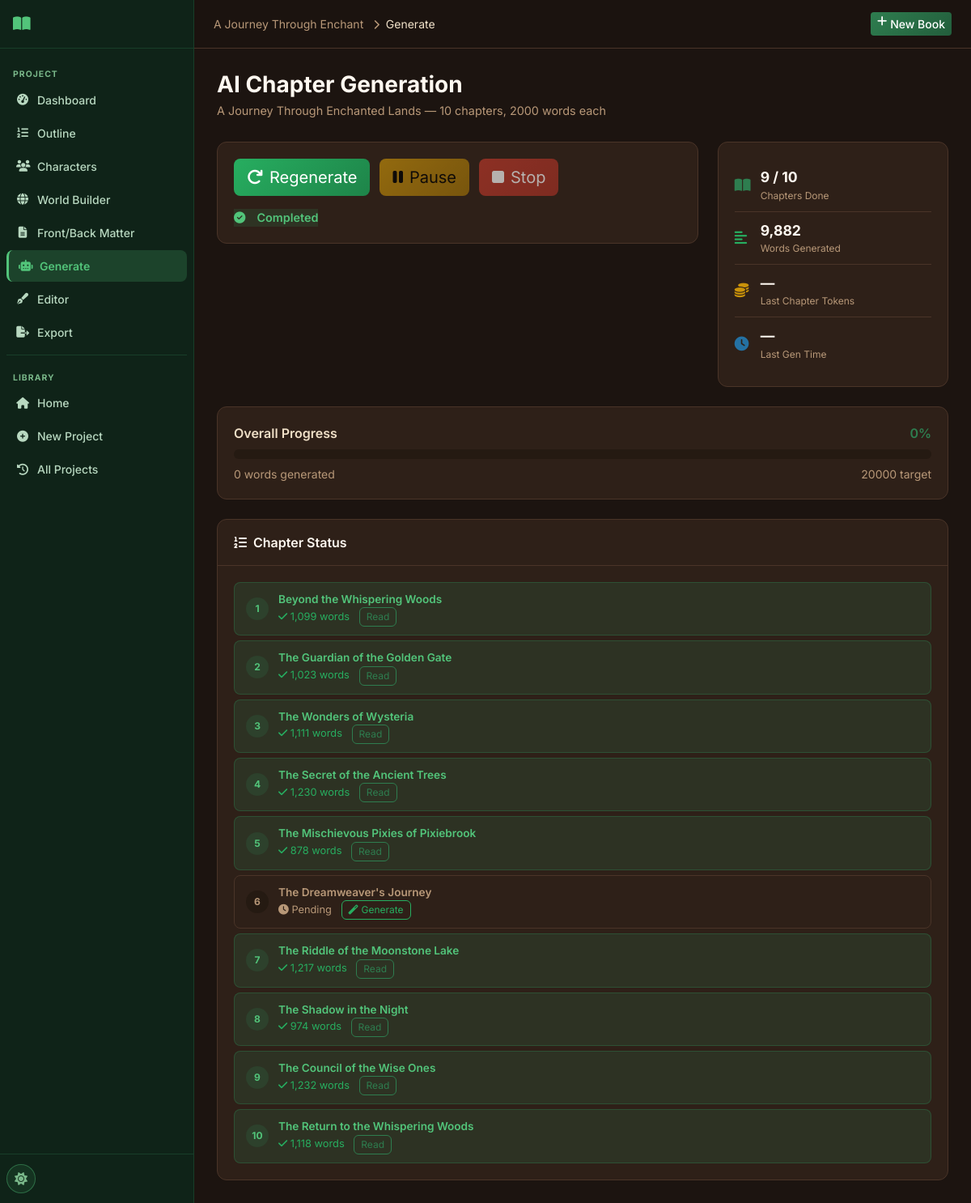
/project/10/generate, run on the app's committed database.
### tables this page shows
CREATE TABLE projects (
    id INTEGER PRIMARY KEY AUTOINCREMENT,
    title TEXT NOT NULL,
    subtitle TEXT DEFAULT '',
    genre TEXT DEFAULT 'Fantasy',
    audience TEXT DEFAULT 'Adult',
    description TEXT DEFAULT '',
    language TEXT DEFAULT 'English',
    story_type TEXT DEFAULT 'Novel',
    writing_style TEXT DEFAULT 'Descriptive',
    point_of_view TEXT DEFAULT 'Third Person Limited',
    tense TEXT DEFAULT 'Past',
    tone TEXT DEFAULT 'Adventurous',
    num_chapters INTEGER DEFAULT 10,
    words_per_chapter INTEGER DEFAULT 2000,
    creativity_level TEXT DEFAULT 'balanced',
    temperature REAL DEFAULT 0.7,
    top_p REAL DEFAULT 0.9,
    max_tokens INTEGER DEFAULT 4096,
    status TEXT DEFAULT 'draft',
    current_chapter INTEGER DEFAULT 0,
    total_words INTEGER DEFAULT 0,
    cover_prompt TEXT DEFAULT '',
    include_images INTEGER DEFAULT 0,
    images_per_chapter INTEGER DEFAULT 1,
    image_style TEXT DEFAULT 'Realistic',
    created_at TIMESTAMP DEFAULT CURRENT_TIMESTAMP,
    updated_at TIMESTAMP DEFAULT CURRENT_TIMESTAMP
);

CREATE TABLE outline (
    id INTEGER PRIMARY KEY AUTOINCREMENT,
    project_id INTEGER NOT NULL,
    chapter_number INTEGER NOT NULL,
    chapter_title TEXT DEFAULT '',
    summary TEXT DEFAULT '',
    target_word_count INTEGER DEFAULT 2000,
    order_index INTEGER DEFAULT 0,
    FOREIGN KEY (project_id) REFERENCES projects(id) ON DELETE CASCADE
);

CREATE TABLE chapters (
    id INTEGER PRIMARY KEY AUTOINCREMENT,
    project_id INTEGER NOT NULL,
    chapter_number INTEGER NOT NULL,
    chapter_title TEXT DEFAULT '',
    content TEXT DEFAULT '',
    word_count INTEGER DEFAULT 0,
    summary TEXT DEFAULT '',
    status TEXT DEFAULT 'pending',
    important_events TEXT DEFAULT '',
    characters_introduced TEXT DEFAULT '',
    character_changes TEXT DEFAULT '',
    locations TEXT DEFAULT '',
    timeline_updates TEXT DEFAULT '',
    unresolved_plot_points TEXT DEFAULT '',
    created_at TIMESTAMP DEFAULT CURRENT_TIMESTAMP,
    updated_at TIMESTAMP DEFAULT CURRENT_TIMESTAMP,
    FOREIGN KEY (project_id) REFERENCES projects(id) ON DELETE CASCADE
);

### routes/chapters.py (the view)
@bp.route('/project/<int:project_id>/generate')
def generation_page(project_id):
    db = get_db()
    project = db.execute('SELECT * FROM projects WHERE id=?', (project_id,)).fetchone()
    if not project:
        return redirect(url_for('main.history'))
    outline = db.execute(
        'SELECT * FROM outline WHERE project_id=? ORDER BY order_index', (project_id,)
    ).fetchall()
    chapters = db.execute(
        'SELECT * FROM chapters WHERE project_id=? ORDER BY chapter_number', (project_id,)
    ).fetchall()
    groq_configured = bool(get_setting(db, 'groq_api_key'))
    return render_template('generation.html', project=project, outline=outline,
                           chapters=chapters, groq_configured=groq_configured)

### database/__init__.py (called while the page is built)
def get_db():
    if 'db' not in g:
        db_path = current_app.config['DATABASE']
        os.makedirs(os.path.dirname(db_path), exist_ok=True)
        g.db = sqlite3.connect(db_path)
        g.db.row_factory = sqlite3.Row
        g.db.execute('PRAGMA foreign_keys = ON')
        g.db.execute('PRAGMA journal_mode = WAL')
    return g.db

### utils/helpers.py (called while the page is built)
def get_setting(db, key, default=''):
    row = db.execute('SELECT value FROM settings WHERE key = ?', (key,)).fetchone()
    return row['value'] if row else default

### templates/generation.html (shortened to what this page needs)
{% extends "base.html" %}
{% block breadcrumb %}
<a href="{{ url_for('projects.project_detail', project_id=project.id) }}" class="text-muted text-decoration-none">{{ project.title[:25] }}</a>
<i class="fas fa-chevron-right mx-2 text-muted small"></i>Generate
{% endblock %}
{% block content %}
<div class="page-header">
  <div>
    <h1 class="page-title">AI Chapter Generation</h1>
    <p class="page-subtitle">{{ project.title }} — {{ project.num_chapters }} chapters, {{ project.words_per_chapter }} words each</p>
  </div>
</div>
<div class="row g-4 mb-4">
  <div class="col-lg-8">
    <div class="card generation-control-card">
      <div class="card-body">
        <div class="gen-controls">
          <button id="btnStart" class="btn btn-success btn-lg"
                  {% if not groq_configured or not outline or project.status in ['generating'] %}disabled{% endif %}>
          </button>
          <button id="btnPause" class="btn btn-warning btn-lg"
                  onclick="pauseGeneration()"
                  {% if project.status not in ['generating'] %}disabled{% endif %}>
            <i class="fas fa-pause me-2"></i>Pause
          </button>
          <button id="btnStop" class="btn btn-danger btn-lg"
                  onclick="stopGeneration()"
                  {% if project.status not in ['generating','pausing'] %}disabled{% endif %}>
            <i class="fas fa-stop me-2"></i>Stop
          </button>
        </div>
        <div id="genStatus" class="gen-status-bar mt-3">
          <span id="statusText" class="status-label status-{{ project.status }}">
            {% if project.status == 'generating' %}<i class="fas fa-spinner fa-spin me-2"></i>Generating…
            {% elif project.status == 'paused' %}<i class="fas fa-pause-circle me-2"></i>Paused
            {% elif project.status == 'completed' %}<i class="fas fa-check-circle me-2"></i>Completed
            {% else %}<i class="fas fa-circle me-2"></i>Ready{% endif %}
          </span>
        </div>
      </div>
    </div>
  </div>
  <div class="col-lg-4">
    <div class="card stat-panel">
      <div class="card-body">
        <div class="live-stat">
          <i class="fas fa-book-open text-primary"></i>
          <div>
            <div class="live-stat-value" id="statChapters">
              {{ chapters | selectattr('status', 'equalto', 'generated') | list | length }} / {{ project.num_chapters }}
            </div>
            <div class="live-stat-label">Chapters Done</div>
          </div>
        </div>
        <div class="live-stat">
          <i class="fas fa-align-left text-success"></i>
          <div>
            <div class="live-stat-value" id="statWords">
              {{ '{:,}'.format(chapters | map(attribute='word_count') | sum) }}
            </div>
            <div class="live-stat-label">Words Generated</div>
          </div>
        </div>
        <div class="live-stat">
          <i class="fas fa-coins text-warning"></i>
          <div>
            <div class="live-stat-value" id="statTokens">—</div>
            <div class="live-stat-label">Last Chapter Tokens</div>
          </div>
        </div>
        <div class="live-stat">
          <i class="fas fa-clock text-info"></i>
          <div>
            <div class="live-stat-value" id="statTime">—</div>
            <div class="live-stat-label">Last Gen Time</div>
          </div>
        </div>
      </div>
    </div>
  </div>
</div>
<div class="card mb-4">
  <div class="card-body">
    <div class="d-flex justify-content-between mb-2">
      <span class="fw-600">Overall Progress</span>
      <span id="progressPct" class="fw-600 text-primary">0%</span>
    </div>
    <div class="progress mb-2" style="height:12px">
    </div>
    <div class="d-flex justify-content-between">
      <small class="text-muted"><span id="wordsGenerated">0</span> words generated</small>
      <small class="text-muted"><span id="wordsTarget">{{ project.num_chapters * project.words_per_chapter }}</span> target</small>
    </div>
  </div>
</div>
<div class="card">
  <div class="card-header"><i class="fas fa-list-ol me-2"></i>Chapter Status</div>
  <div class="card-body">
    <div id="chapterGrid" class="chapter-progress-grid">
      {% set generated_nums = chapters | map(attribute='chapter_number') | list %}
      {% for ch in outline %}
      {% set gen_ch = chapters | selectattr('chapter_number', 'equalto', ch.chapter_number) | first | default(None) %}
      <div class="chapter-progress-item {% if gen_ch %}status-{{ gen_ch.status }}{% else %}status-pending{% endif %}"
           id="ch-{{ ch.chapter_number }}" data-chapter="{{ ch.chapter_number }}">
        <div class="cp-num">{{ ch.chapter_number }}</div>
        <div class="cp-info">
          <div class="cp-title">{{ ch.chapter_title[:40] }}{% if ch.chapter_title|length > 40 %}…{% endif %}</div>
          <div class="cp-status">
            {% if gen_ch and gen_ch.status == 'generated' %}
            <span class="text-success"><i class="fas fa-check"></i> {{ '{:,}'.format(gen_ch.word_count) }} words</span>
            <a href="{{ url_for('chapters.chapter_view', project_id=project.id, chapter_id=gen_ch.id) }}" class="btn btn-xs btn-outline-primary ms-2">Read</a>
            {% elif gen_ch and gen_ch.status == 'generating' %}
            <span class="text-primary"><i class="fas fa-spinner fa-spin"></i> Generating…</span>
            {% else %}
            <span class="text-muted chapter-pending-label"><i class="fas fa-clock"></i> Pending</span>
            {% if groq_configured %}
            <button class="btn btn-xs btn-outline-success ms-2 btn-generate-chapter"
                    onclick="generateSingleChapter({{ ch.chapter_number }})"
                    data-chapter-number="{{ ch.chapter_number }}">
              <i class="fas fa-magic me-1"></i>Generate
            </button>
            {% endif %}
            {% endif %}
          </div>
        </div>
      </div>
      {% endfor %}
    </div>
  </div>
</div>
{% endblock %}

### data on the page
projects: title "A Journey Through Enchant", title "A Journey Through Enchanted Lands", num_chapters "10", words_per_chapter "2000", project.num_chapters*project.words_per_chapter "20000"
outline: chapter_number "1", chapter_title "Beyond the Whispering Woods"
chapters: word_count "1,099"
outline: chapter_number "2", chapter_title "The Guardian of the Golden Gate"
chapters: word_count "1,023"
outline: chapter_number "3", chapter_title "The Wonders of Wysteria"
chapters: word_count "1,111"
outline: chapter_number "4", chapter_title "The Secret of the Ancient Trees"
chapters: word_count "1,230"
outline: chapter_number "5", chapter_title "The Mischievous Pixies of Pixiebrook"
chapters: word_count "878"
outline: chapter_number "6", chapter_title "The Dreamweaver's Journey"
outline: chapter_number "7", chapter_title "The Riddle of the Moonstone Lake"
chapters: word_count "1,217"
outline: chapter_number "8", chapter_title "The Shadow in the Night"
chapters: word_count "974"
outline: chapter_number "9", chapter_title "The Council of the Wise Ones"
chapters: word_count "1,232"
outline: chapter_number "10", chapter_title "The Return to the Whispering Woods"
chapters: word_count "1,118"

### other printed values
{{ '{:,}'.format(chapters | map(attribute='word_count') | sum) }} "9,882"
